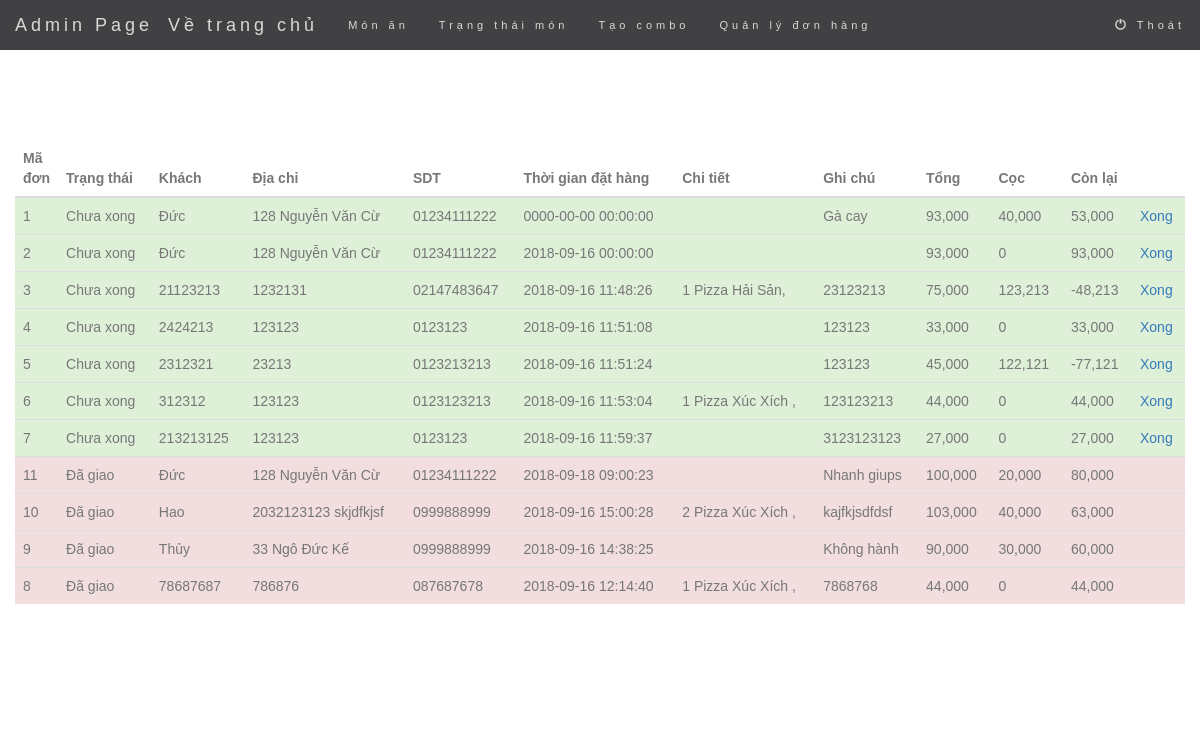
/admin/index.php (signed in), run on the app's committed database.
### tables this page shows
CREATE TABLE `donhang` (
  `dh_ma` int(255) NOT NULL,
  `tongtien` int(255) NOT NULL,
  `tiencoc` int(255) DEFAULT NULL,
  `ghichu` varchar(1000) NOT NULL,
  `thoigian` datetime NOT NULL,
  `trangthai` int(255) NOT NULL,
  `kh_ma` int(255) NOT NULL
);

CREATE TABLE `khachhang` (
  `kh_ma` int(11) NOT NULL,
  `kh_ten` varchar(255) NOT NULL,
  `kh_diachi` varchar(255) NOT NULL,
  `kh_sdt` int(255) NOT NULL
);

CREATE TABLE `chitietdonhang1` (
  `ct1_ma` int(255) NOT NULL,
  `ct1_soluong` int(255) NOT NULL,
  `dh_ma` int(255) NOT NULL,
  `ta_ma` int(255) NOT NULL
);

CREATE TABLE `thucan` (
  `ta_ma` int(255) NOT NULL,
  `ta_ten` varchar(255) NOT NULL,
  `ta_gia` int(255) NOT NULL,
  `ta_tinhtrang` tinyint(1) NOT NULL,
  `ta_hinhanh` varchar(255) NOT NULL,
  `ta_loai` int(255) NOT NULL
);

### admin/quanlydonhang.php (the view, shortened to what this page needs)
<div class="container-fluid">
	<div class="row">
	  		<div class="table-responsive">
			  <table class="table">
			    <thead>
			      <tr>
			        <th width="1%">Mã đơn</th>
			        <th>Trạng thái</th>
			        <th>Khách</th>
			        <th>Địa chỉ</th>
			        <th>SDT</th>
			        <th>Thời gian đặt hàng</th>
			        <th>Chi tiết</th>
			        <th>Ghi chú</th>
			        <th>Tổng</th>
			        <th>Cọc</th>
			        <th>Còn lại</th>
			        <th></th>
			      </tr>
			    </thead>
			    <tbody>
			    <?php
				$sql="select * from donhang dh
				join khachhang kh on dh.kh_ma=kh.kh_ma
				where trangthai=0
				ORDER BY thoigian";
				$do = mysqli_query($db,$sql);
				while($dh = mysqli_fetch_array($do)){
					$madonhang = $dh['dh_ma'];
					$tongtien = $dh['tongtien'];
					$tiencoc = $dh['tiencoc'];
					$ghichu = $dh['ghichu'];
					$thoigian = $dh['thoigian'];
					$tenkhach = $dh['kh_ten'];
					$diachi = $dh['kh_diachi'];
					$sdt = $dh['kh_sdt'];
					$sql2 = "select * from chitietdonhang1 a join thucan b on a.ta_ma=b.ta_ma
					WHERE a.dh_ma=$madonhang";
					$do2 = mysqli_query($db,$sql2);
					?>
			      <tr class="success">
			        <td><?=$madonhang?></td>
			        <td>Chưa xong</td>
			        <td><?=$tenkhach?></td>
			        <td><?=$diachi?></td>
			        <td>0<?=$sdt?></td>
			        <td><?=$thoigian?></td>
			        <td>
			        <?php
			        	while($ct1 = mysqli_fetch_array($do2)){
			        		echo $ct1['ct1_soluong']." ".$ct1['ta_ten'].", ";
			        	}
			        ?>
			        </td>
			        <td><?=$ghichu?></td>
			        <td><?=number_format($tongtien)?></td>
			        <td><?=number_format($tiencoc)?></td>
			        <td><?=number_format($tongtien-$tiencoc)?></td>
			        <td><a href='?keyad=quanlydonhang.php&hoantat=<?=$madonhang?>'>Xong</a></td>
			      </tr>
			      <?php } ?>
			      <?php
				$sql="select * from donhang dh
				join khachhang kh on dh.kh_ma=kh.kh_ma
				where trangthai=1
				ORDER BY thoigian DESC LIMIT 0,20";
				$do = mysqli_query($db,$sql);
				while($dh = mysqli_fetch_array($do)){
					$madonhang = $dh['dh_ma'];
					$tongtien = $dh['tongtien'];
					$tiencoc = $dh['tiencoc'];
					$ghichu = $dh['ghichu'];
					$thoigian = $dh['thoigian'];
					$tenkhach = $dh['kh_ten'];
					$diachi = $dh['kh_diachi'];
					$sdt = $dh['kh_sdt'];
					$sql2 = "select * from chitietdonhang1 a join thucan b on a.ta_ma=b.ta_ma
					WHERE a.dh_ma=$madonhang";
					$do2 = mysqli_query($db,$sql2);
					?>
			      <tr class="danger">
			        <td><?=$madonhang?></td>
			        <td>Đã giao</td>
			        <td><?=$tenkhach?></td>
			        <td><?=$diachi?></td>
			        <td>0<?=$sdt?></td>
			        <td><?=$thoigian?></td>
			        <td>
			        <?php
			        	while($ct1 = mysqli_fetch_array($do2)){
			        		echo $ct1['ct1_soluong']." ".$ct1['ta_ten'].",";
			        	}
			        ?>
			        </td>
			        <td><?=$ghichu?></td>
			        <td><?=number_format($tongtien)?></td>
			        <td><?=number_format($tiencoc)?></td>
			        <td><?=number_format($tongtien-$tiencoc)?></td>
			        <td></td>
			      </tr>
			      <?php
			      }
			       ?>
			    </tbody>
			  </table>
			</div>
	</div>
</div>

### admin/index.php (shortened to what this page needs)
<!DOCTYPE html>
<html>
<head>
    <link rel="stylesheet" href="https://maxcdn.bootstrapcdn.com/bootstrap/3.3.7/css/bootstrap.min.css">
    <link rel="stylesheet" type="text/css" href="../style.css"/>
</head>
<body>
<br><br><br>
<nav class="navbar navbar-inverse navbar-fixed-top" style="z-index: 2; border-radius: 0px; border: none;" data-spy="affix" data-offset-top="530">
<div class="container-fluid">
    <div class="navbar-header">
        <a class="navbar-brand" href="index.php">Admin Page</a>
        <a class="navbar-brand" href="../index.php">Về trang chủ</a>
    </div>
    <div class="collapse navbar-collapse" id="myNavbar">
        <?php
        if(isset($_SESSION['admin'])) {
            ?>
            <ul class="nav navbar-nav">
                <li><a href="?keyad=add_food.php">Món ăn</a></li>
                <li><a href="?keyad=update_status_food.php">Trạng thái món</a></li>
                <li><a href="?keyad=add_combo.php">Tạo combo</a></li>
                <li><a href="?keyad=quanlydonhang.php">Quản lý đơn hàng</a></li>
            </ul>
        <?php
        }
        ?>
        <ul class="nav navbar-nav navbar-right">
            <li><a href="?signoutadmin=1"><span class="glyphicon glyphicon-off"></span> Thoát</a></li>
        </ul>
    </div>
</div>
</nav>
<div class="container" >
<?php
$file="login.php";
if(isset($_SESSION['admin'])){
    $file="quanlydonhang.php";
}
include $file;
?>
</div>
</body>
</html>

### style.css (style rules this page uses)
body { font-family: 'Nunito', sans-serif; color: #777; }
.container { padding: 80px 0px; }
.navbar { font-family: Montserrat, sans-serif; margin-bottom: 0; background-color: #2d2d30; border: 0; font-size: 11px !important; letter-spacing: 4px; opacity: 0.9; }
.navbar li a, .navbar .navbar-brand { color: #d5d5d5 !important; }

### data on the page
donhang: dh_ma "1", kh_ma.kh_ten "Đức", kh_ma.kh_diachi "128 Nguyễn Văn Cừ", kh_ma.kh_sdt "1234111222", thoigian "0000-00-00 00:00:00", ghichu "Gà cay", tongtien "93,000", tiencoc "40,000", $tongtien-$tiencoc "53,000"
donhang: dh_ma "2", kh_ma.kh_ten "Đức", kh_ma.kh_diachi "128 Nguyễn Văn Cừ", kh_ma.kh_sdt "1234111222", thoigian "2018-09-16 00:00:00", tongtien "93,000", tiencoc "0", $tongtien-$tiencoc "93,000"
donhang: dh_ma "3", kh_ma.kh_ten "21123213", kh_ma.kh_diachi "1232131", kh_ma.kh_sdt "2147483647", thoigian "2018-09-16 11:48:26", ghichu "23123213", tongtien "75,000", tiencoc "123,213", $tongtien-$tiencoc "-48,213"
chitietdonhang1: ct1_soluong "1", ta_ma.ta_ten "Pizza Hải Sản"
donhang: dh_ma "4", kh_ma.kh_ten "2424213", kh_ma.kh_diachi "123123", kh_ma.kh_sdt "123123", thoigian "2018-09-16 11:51:08", ghichu "123123", tongtien "33,000", tiencoc "0", $tongtien-$tiencoc "33,000"
donhang: dh_ma "5", kh_ma.kh_ten "2312321", kh_ma.kh_diachi "23213", kh_ma.kh_sdt "123213213", thoigian "2018-09-16 11:51:24", ghichu "123123", tongtien "45,000", tiencoc "122,121", $tongtien-$tiencoc "-77,121"
donhang: dh_ma "6", kh_ma.kh_ten "312312", kh_ma.kh_diachi "123123", kh_ma.kh_sdt "123123213", thoigian "2018-09-16 11:53:04", ghichu "123123213", tongtien "44,000", tiencoc "0", $tongtien-$tiencoc "44,000"
chitietdonhang1: ct1_soluong "1", ta_ma.ta_ten "Pizza Xúc Xích"
donhang: dh_ma "7", kh_ma.kh_ten "213213125", kh_ma.kh_diachi "123123", kh_ma.kh_sdt "123123", thoigian "2018-09-16 11:59:37", ghichu "3123123123", tongtien "27,000", tiencoc "0", $tongtien-$tiencoc "27,000"
donhang: dh_ma "11", kh_ma.kh_ten "Đức", kh_ma.kh_diachi "128 Nguyễn Văn Cừ", kh_ma.kh_sdt "1234111222", thoigian "2018-09-18 09:00:23", ghichu "Nhanh giups", tongtien "100,000", tiencoc "20,000", $tongtien-$tiencoc "80,000"
donhang: dh_ma "10", kh_ma.kh_ten "Hao", kh_ma.kh_diachi "2032123123 skjdfkjsf", kh_ma.kh_sdt "999888999", thoigian "2018-09-16 15:00:28", ghichu "kajfkjsdfdsf", tongtien "103,000", tiencoc "40,000", $tongtien-$tiencoc "63,000"
chitietdonhang1: ct1_soluong "2", ta_ma.ta_ten "Pizza Xúc Xích"
donhang: dh_ma "9", kh_ma.kh_ten "Thủy", kh_ma.kh_diachi "33 Ngô Đức Kế", kh_ma.kh_sdt "999888999", thoigian "2018-09-16 14:38:25", ghichu "Không hành", tongtien "90,000", tiencoc "30,000", $tongtien-$tiencoc "60,000"
donhang: dh_ma "8", kh_ma.kh_ten "78687687", kh_ma.kh_diachi "786876", kh_ma.kh_sdt "87687678", thoigian "2018-09-16 12:14:40", ghichu "7868768", tongtien "44,000", tiencoc "0", $tongtien-$tiencoc "44,000"
chitietdonhang1: ct1_soluong "1", ta_ma.ta_ten "Pizza Xúc Xích"
